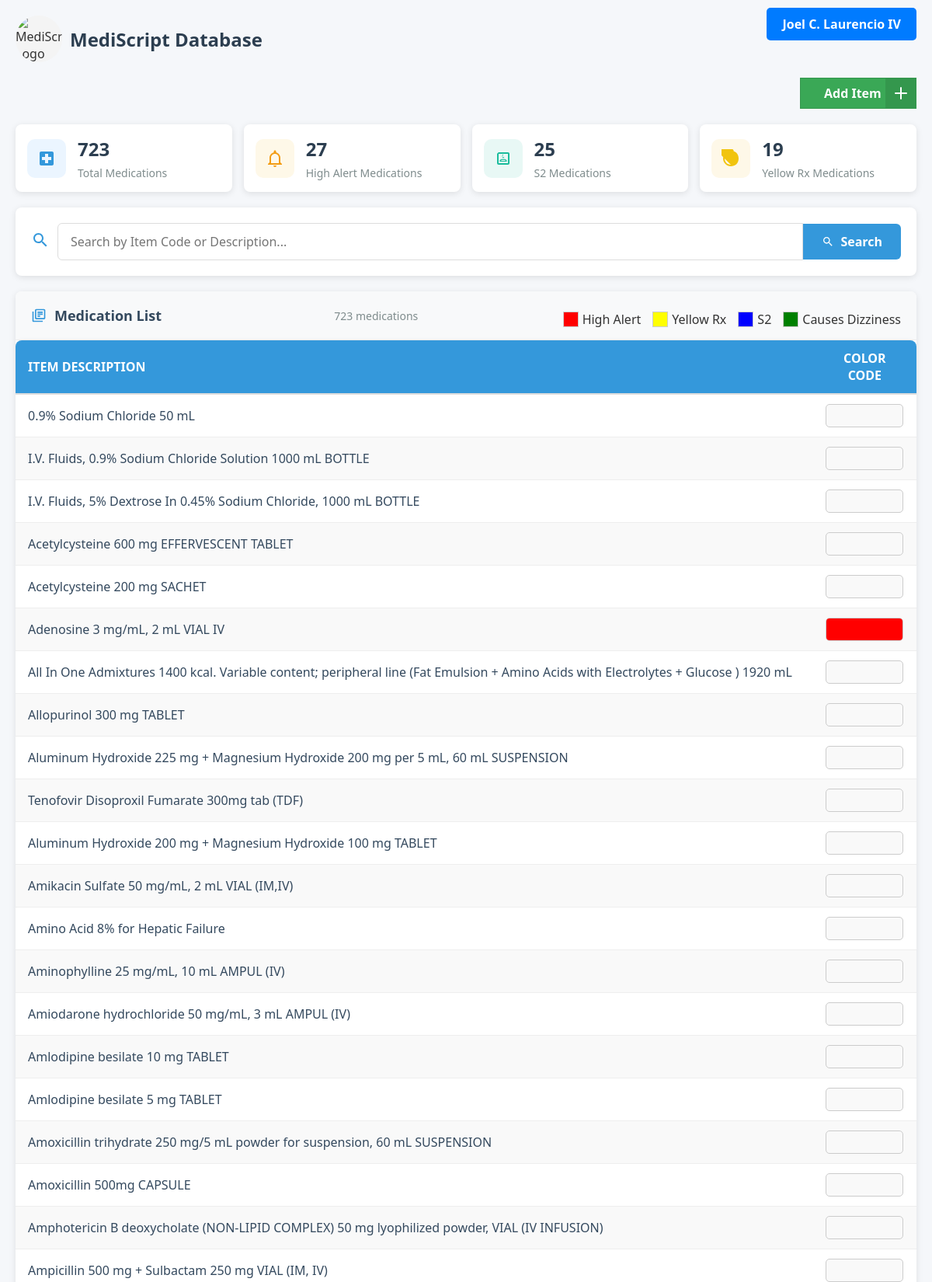
/index.php (signed in, upper part), run on the app's committed database.
### tables this page shows
CREATE TABLE `simc_library` (
  `item_code` varchar(50) NOT NULL,
  `item_description` text NOT NULL,
  `pharmacologic_category` text DEFAULT NULL,
  `route` varchar(50) DEFAULT NULL,
  `if_intravenous` varchar(50) DEFAULT NULL,
  `high_alert_medication` enum('YES','NO') DEFAULT 'NO',
  `requiring_s2` enum('YES','NO') DEFAULT 'NO',
  `requiring_yellow_rx` enum('YES','NO') DEFAULT 'NO'
);

### index.php (the view, shortened to what this page needs)
<?php
require_once 'db_connect.php';
$query = "SELECT
            item_code AS code,
            item_description AS description,
            pharmacologic_category AS category,
            route,
            if_intravenous AS iv,
            high_alert_medication AS high_alert,
            requiring_s2 AS s2,
            requiring_yellow_rx AS yellow_rx
          FROM simc_library";
$result = $conn->query($query);
$medications = [];
if ($result && $result->num_rows > 0) {
    while ($row = $result->fetch_assoc()) {
        $row['high_alert'] = $row['high_alert'] === 'YES';
        $row['s2'] = $row['s2'] === 'YES';
        $row['yellow_rx'] = $row['yellow_rx'] === 'YES';
        $medications[] = $row;
    }
}
$search = isset($_GET['search']) ? $_GET['search'] : '';
$filtered_medications = [];
if (!empty($search)) {
    $query = "SELECT
                item_code AS code,
                item_description AS description,
                pharmacologic_category AS category,
                route,
                if_intravenous AS iv,
                high_alert_medication AS high_alert,
                requiring_s2 AS s2,
                requiring_yellow_rx AS yellow_rx
              FROM simc_library
              WHERE item_code LIKE ? OR item_description LIKE ?";
    $stmt = $conn->prepare($query);
    $searchTerm = "%$search%";
    $stmt->bind_param("ss", $searchTerm, $searchTerm);
    $stmt->execute();
    $result = $stmt->get_result();
    if ($result && $result->num_rows > 0) {
        while ($row = $result->fetch_assoc()) {
            $row['high_alert'] = $row['high_alert'] === 'YES';
            $row['s2'] = $row['s2'] === 'YES';
            $row['yellow_rx'] = $row['yellow_rx'] === 'YES';
            $filtered_medications[] = $row;
        }
    }
    $stmt->close();
} else {
    $filtered_medications = $medications;
}
?>
<!DOCTYPE html>
<html lang="en">
<head>
  <link rel="stylesheet" href="style.css">
</head>
<body>
  <div style="position: absolute; top: 10px; right: 20px;">
    <div style="position: relative; display: inline-block;">
      <button onclick="toggleDropdown()" style="background-color: #007bff; color: white; border: none; padding: 10px 20px; border-radius: 5px; cursor: pointer;">
        <?php echo htmlspecialchars($_SESSION['fullname']); ?>
      </button>
    </div>
  </div>
  <div class="container">
    <div class="header">
      <div class="logo" style="display: flex; align-items: center; gap: 10px;">
        <div style="width: 60px; height: 60px; border-radius: 50%; overflow: hidden; display: flex; align-items: center; justify-content: center; background-color: #f4f4f4;">
          <img src="logo/logo2.gif" alt="MediScript Logo" style="width: 100%; height: 100%; object-fit: cover;">
        </div>
        <h1 style="margin: 0;">MediScript Database</h1>
      </div>
    </div>
    <div style="display: flex; justify-content: flex-end; margin-bottom: 20px;">
      <button type="button" class="button" onclick="openAddModal()">
        <span class="button__text">Add Item</span>
        <span class="button__icon">
          <svg xmlns="http://www.w3.org/2000/svg" width="24" viewBox="0 0 24 24" stroke-width="2" stroke-linejoin="round" stroke-linecap="round" stroke="currentColor" height="24" fill="none" class="svg">
            <line y2="19" y1="5" x2="12" x1="12"></line>
            <line y2="12" y1="12" x2="19" x1="5"></line>
          </svg>
        </span>
      </button>
    </div>
    <div class="stats-cards">
      <div class="stat-card">
        <div class="stat-card-icon">
          <svg xmlns="http://www.w3.org/2000/svg" viewBox="0 0 24 24" fill="currentColor">
            <path d="M19 3H5c-1.1 0-1.99.9-1.99 2L3 19c0 1.1.9 2 2 2h14c1.1 0 2-.9 2-2V5c0-1.1-.9-2-2-2zm-1 11h-4v4h-4v-4H6v-4h4V6h4v4h4v4z"/>
          </svg>
        </div>
        <div class="stat-card-content">
          <h3><?php echo count($medications); ?></h3>
          <p>Total Medications</p>
        </div>
      </div>
      <div class="stat-card">
        <div class="stat-card-icon" style="background-color: #fef8e8;">
        </div>
        <div class="stat-card-content">
          <h3><?php echo count(array_filter($medications, function($med) { return $med['high_alert']; })); ?></h3>
          <p>High Alert Medications</p>
        </div>
      </div>
      <div class="stat-card">
        <div class="stat-card-icon" style="background-color: #e8f8f5;">
        </div>
        <div class="stat-card-content">
          <h3><?php echo count(array_filter($medications, function($med) { return $med['s2']; })); ?></h3>
          <p>S2 Medications</p>
        </div>
      </div>
      <div class="stat-card">
        <div class="stat-card-icon" style="background-color: #fef8e8;">
          <svg xmlns="http://www.w3.org/2000/svg" viewBox="0 0 24 24" fill="#f1c40f">
            <path d="M12 2C6.48 2 2 6.48 2 12s4.48 10 10 10 10-3.59 10-10S17.52 2 12 2zm0 18c-4.41 0-8-3.59-8-8s3.59-8 8-8 8-3.59-8-8-3.59 8-8 8zm4.59-12.42L10 14.17l-2.59-2.58L6 13l4 4 8-8z"/>
          </svg>
        </div>
        <div class="stat-card-content">
          <h3><?php echo count(array_filter($medications, function($med) { return $med['yellow_rx']; })); ?></h3>
          <p>Yellow Rx Medications</p>
        </div>
      </div>
    </div>
    <form action="" method="GET">
      <div class="search-container">
        <div class="search-icon">
        </div>
        <div class="search-box">
          <input type="text" name="search" class="search-input" placeholder="Search by Item Code or Description..." value="<?php echo htmlspecialchars($search); ?>">
          <button type="submit" class="search-button">
            Search
          </button>
        </div>
      </div>
    </form>
    <div class="table-container">
      <div class="table-header">
        <div class="table-title">
          <svg xmlns="http://www.w3.org/2000/svg" width="20" height="20" viewBox="0 0 24 24" fill="currentColor">
            <path d="M4 6H2v14c0 1.1.9 2 2 2h14v-2H4V6zm16-4H8c-1.1 0-2 .9-2 2v12c0 1.1.9 2 2 2h12c1.1 0 2-.9 2-2V4c0-1.1-.9-2-2-2zm0 14H8V4h12v12zM10 9h8v2h-8zm0-3h8v2h-8zm0 6h4v2h-4z"/>
          </svg>
          Medication List
        </div>
        <div class="stats">
          <div class="stat">
            <svg xmlns="http://www.w3.org/2000/svg" width="16" height="16" viewBox="0 0 24 24" fill="currentColor"></svg></svg>
              <path d="M19 13h-6v6h-2v-6H5v-2h6V5h2v6h6v2z"/>
            <?php echo count($filtered_medications); ?> medications
          </div>
        </div>
        <div style="margin-top: 10px; display: flex; gap: 15px;">
          <div style="display: flex; align-items: center; gap: 5px;">
            <div style="width: 20px; height: 20px; background-color: red; border: 1px solid #ccc;"></div>
            <span>High Alert</span>
          </div>
          <div style="display: flex; align-items: center; gap: 5px;">
            <div style="width: 20px; height: 20px; background-color: yellow; border: 1px solid #ccc;"></div>
            <span>Yellow Rx</span>
          </div>
          <div style="display: flex; align-items: center; gap: 5px;">
            <div style="width: 20px; height: 20px; background-color: blue; border: 1px solid #ccc;"></div>
            <span>S2</span>
          </div>
          <div style="display: flex; align-items: center; gap: 5px;">
            <div style="width: 20px; height: 20px; background-color: green; border: 1px solid #ccc;"></div>
            <span>Causes Dizziness</span>
          </div>
        </div>
      </div>
      <table>
        <thead>
          <tr>
            <th>Item Description</th>
            <th style="text-align: center;">Color Code</th>
          </tr>
        </thead>
        <tbody>
          <?php if (empty($filtered_medications)): ?>
          <tr>
            <td colspan="2" style="text-align: center; padding: 20px;">No medications found matching your search.</td>
          </tr>
          <?php else: ?>
          <?php foreach ($filtered_medications as $med): ?>
          <tr onclick="showDetails(<?php echo htmlspecialchars(json_encode($med)); ?>)">
            <td>
              <?php echo htmlspecialchars($med['description']); ?>
            </td>
            <td style="text-align: center;">
              <div style="display: flex; justify-content: center;">
                <div style="width: 100px; height: 30px; display: flex; align-items: center; justify-content: center; border: 1px solid #ccc; border-radius: 5px; background-color: #f9f9f9; overflow: hidden;">
                  <?php
                  $colors = [];
                  if ($med['high_alert']) $colors[] = 'red';
                  if ($med['yellow_rx']) $colors[] = 'yellow';
                  if ($med['s2']) $colors[] = 'blue';
                  $colorWidth = count($colors) > 0 ? (100 / count($colors)) . '%' : '100%';
                  foreach ($colors as $color): ?>
                  <div style="width: <?php echo $colorWidth; ?>; height: 100%; background-color: <?php echo $color; ?>;"></div>
                  <?php endforeach; ?>
                </div>
              </div>
            </td>
          </tr>
          <?php endforeach; ?>
          <?php endif; ?>
        </tbody>
      </table>
    </div>
  </div>
</body>
</html>

### index.php (style rules this page uses)
body { display: flex; flex-direction: column; min-height: 100vh; margin: 0; }
.container { flex: 1; }
body { font-family: 'Segoe UI', Tahoma, Geneva, Verdana, sans-serif; font-size: 16px; color: #333; }
h1 { font-size: 2rem; font-weight: 600; color: #2c3e50; }
h3 { font-size: 1.5rem; font-weight: bold; color: #2c3e50; }
p, label { font-size: 1rem; color: #34495e; }
button { font-size: 1rem; font-weight: 600; font-family: inherit; }
input, select { font-size: 1rem; font-family: inherit; }
table th, table td { font-size: 1rem; font-family: inherit; }
* { box-sizing: border-box; margin: 0; padding: 0; font-family: 'Segoe UI', Tahoma, Geneva, Verdana, sans-serif; }
body { background-color: #f5f7fa; color: #333; padding: 20px; }
.container { max-width: 1200px; margin: 0 auto; }
.header { display: flex; align-items: center; justify-content: space-between; margin-bottom: 20px; }
.logo { display: flex; align-items: center; }
h1 { font-size: 24px; font-weight: 600; color: #2c3e50; }
.search-container { background-color: white; border-radius: 8px; padding: 20px; box-shadow: 0 2px 8px rgba(0, 0, 0, 0.1); margin-bottom: 20px; display: flex; align-items: center; }
.search-icon { margin-right: 10px; color: #3498db; }
.search-box { display: flex; align-items: center; flex: 1; }
.search-input { flex: 1; padding: 12px 16px; border: 1px solid #ddd; border-radius: 6px 0 0 6px; font-size: 16px; outline: none; transition: border-color 0.2s; }
.search-button { background-color: #3498db; color: white; border: none; border-radius: 0 6px 6px 0; padding: 12px 24px; font-size: 16px; cursor: pointer; transition: background-color 0.2s; display: flex; align-items: center; }
.search-button svg { margin-right: 8px; }
.table-container { background-color: white; border-radius: 8px; overflow: hidden; box-shadow: 0 2px 8px rgba(0, 0, 0, 0.1); }
.table-header { padding: 15px 20px; background-color: #f8f9fa; border-bottom: 1px solid #eee; display: flex; align-items: center; justify-content: space-between; }
.table-title { font-size: 18px; font-weight: 600; color: #34495e; display: flex; align-items: center; }
.table-title svg { margin-right: 10px; color: #3498db; }
.stats { display: flex; align-items: center; }
.stat { display: flex; align-items: center; margin-left: 15px; font-size: 14px; color: #7f8c8d; }
.stat svg { margin-right: 5px; color: #3498db; }
table { width: 100%; border-collapse: collapse; background-color: #ffffff; border-radius: 8px; overflow: hidden; box-shadow: 0 4px 10px rgba(0, 0, 0, 0.1); }
th { background-color: #3498db; color: white; padding: 12px 16px; text-align: left; font-weight: 600; border-bottom: 2px solid #ddd; text-transform: uppercase; }
td { padding: 12px 16px; border-bottom: 1px solid #eee; color: #34495e; font-size: 14px; }
tr:nth-child(even) { background-color: #f9f9f9; }
.stats-cards { display: flex; margin-bottom: 20px; flex-wrap: wrap; gap: 15px; }
.stat-card { background-color: white; border-radius: 8px; padding: 15px; box-shadow: 0 2px 8px rgba(0, 0, 0, 0.1); flex: 1; min-width: 200px; display: flex; align-items: center; }
.stat-card-icon { background-color: #ebf5ff; width: 50px; height: 50px; border-radius: 10px; display: flex; align-items: center; justify-content: center; margin-right: 15px; }
.stat-card-icon svg { color: #3498db; width: 24px; height: 24px; }
.stat-card-content h3 { font-size: 24px; font-weight: 700; margin-bottom: 5px; color: #2c3e50; }
.stat-card-content p { font-size: 14px; color: #7f8c8d; margin: 0; }
.button { position: relative; width: 150px; height: 40px; cursor: pointer; display: flex; align-items: center; border: 1px solid #34974d; background-color: #3aa856; }
.button, .button__icon, .button__text { transition: all 0.3s; }
.button .button__text { transform: translateX(30px); color: #fff; font-weight: 600; }
.button .button__icon { position: absolute; transform: translateX(109px); height: 100%; width: 39px; background-color: #34974d; display: flex; align-items: center; justify-content: center; }
.button .svg { width: 30px; stroke: #fff; }

### data on the page
simc_library: item_description "0.9% Sodium Chloride 50 mL"
simc_library: item_description "I.V. Fluids, 0.9% Sodium Chloride Solution 1000 mL BOTTLE"
simc_library: item_description "I.V. Fluids, 5% Dextrose In 0.45% Sodium Chloride, 1000 mL BOTTLE"
simc_library: item_description "Acetylcysteine 600 mg EFFERVESCENT TABLET"
simc_library: item_description "Acetylcysteine 200 mg SACHET"
simc_library: item_description "Adenosine 3 mg/mL, 2 mL VIAL IV", $colorWidth 100% (drawn)
simc_library: item_description "All In One Admixtures 1400 kcal. Variable content; peripheral line (Fat Emulsion + Amino Acids with Electrolytes + Glucose ) 1920 mL"
simc_library: item_description "Allopurinol 300 mg TABLET"
simc_library: item_description "Aluminum Hydroxide 225 mg + Magnesium Hydroxide 200 mg per 5 mL, 60 mL SUSPENSION"
simc_library: item_description "Tenofovir Disoproxil Fumarate 300mg tab (TDF)"
simc_library: item_description "Aluminum Hydroxide 200 mg + Magnesium Hydroxide 100 mg TABLET"
simc_library: item_description "Amikacin Sulfate 50 mg/mL, 2 mL VIAL (IM,IV)"
simc_library: item_description "Amino Acid 8% for Hepatic Failure"
simc_library: item_description "Aminophylline 25 mg/mL, 10 mL AMPUL (IV)"
simc_library: item_description "Amiodarone hydrochloride 50 mg/mL, 3 mL AMPUL (IV)"
simc_library: item_description "Amlodipine besilate 10 mg TABLET"
simc_library: item_description "Amlodipine besilate 5 mg TABLET"
simc_library: item_description "Amoxicillin trihydrate 250 mg/5 mL powder for suspension, 60 mL SUSPENSION"
simc_library: item_description "Amoxicillin 500mg CAPSULE"
simc_library: item_description "Amphotericin B deoxycholate (NON-LIPID COMPLEX) 50 mg lyophilized powder, VIAL (IV INFUSION)"
simc_library: item_description "Ampicillin 500 mg + Sulbactam 250 mg VIAL (IM, IV)"

### other printed values
$_SESSION['fullname'] "Joel C. Laurencio IV"
count($medications) "723"
count($filtered_medications) "723"
